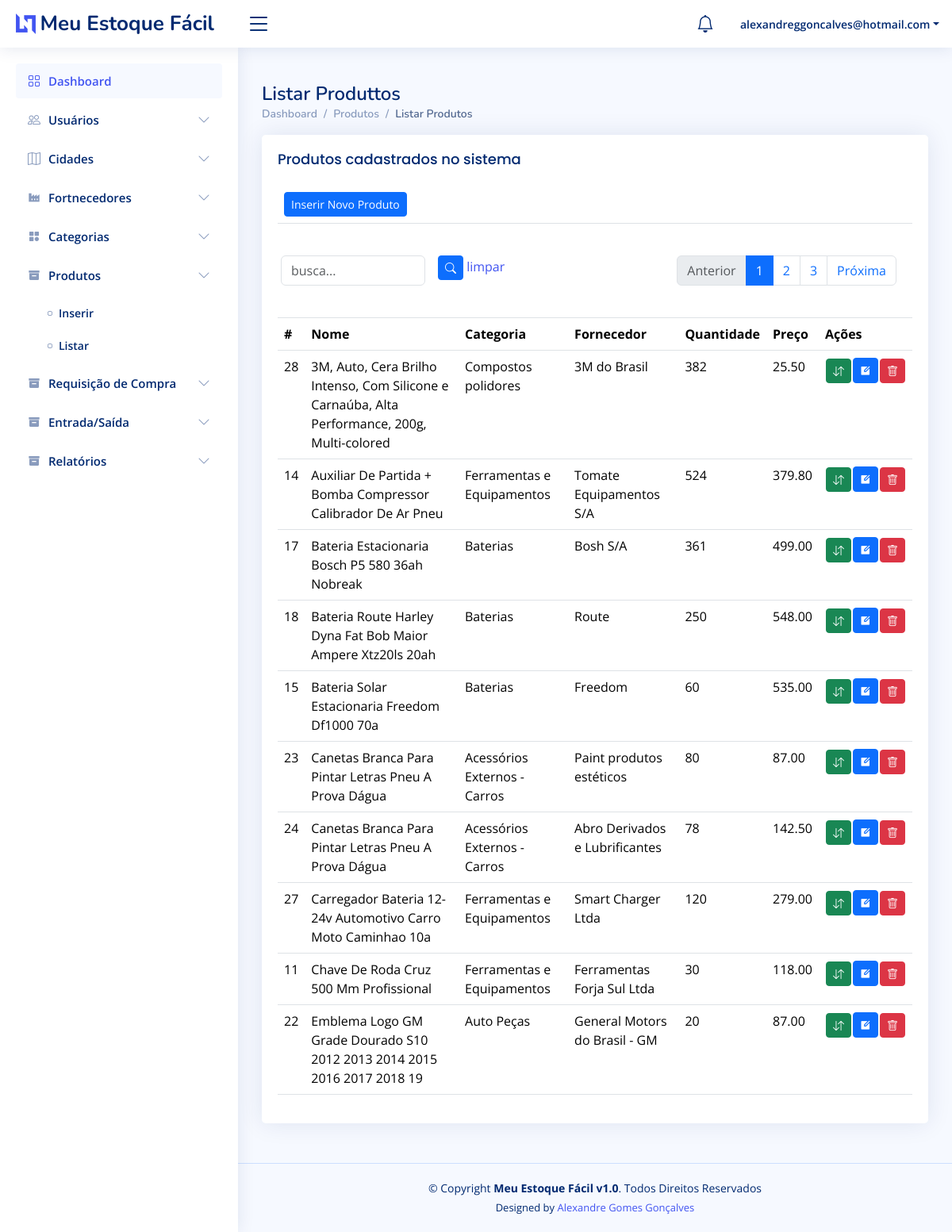
/produto/listarProdutos/ (signed in), run on an earlier commit of the app's database.
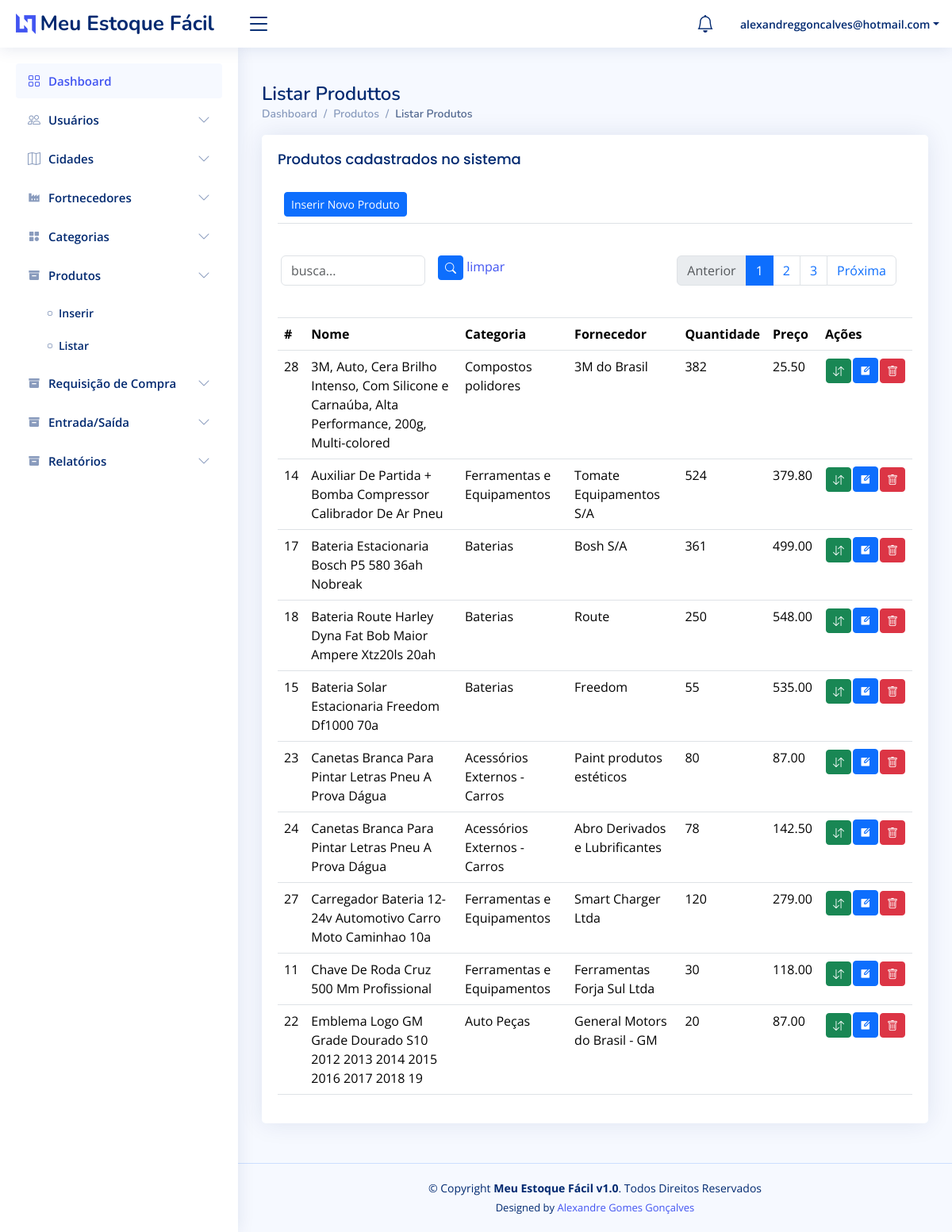
And on a later commit of the database.
### produto/models.py (models this page shows, shortened)
class Produto(models.Model):
    idProduto       = models.AutoField(primary_key=True)
    idCategoria     = models.ForeignKey(Categoria, blank=False, null=False, on_delete=models.CASCADE)
    idFornecedor    = models.ForeignKey(Fornecedor, blank=False, null=False, on_delete=models.CASCADE)
    nomeProduto     = models.CharField(max_length=255, blank=False, null=False)
    quantidade      = models.IntegerField(default=0, blank=True, null=True)
    preco           = models.DecimalField(default=0, max_digits=10, decimal_places=2)
    dataValidade    = models.DateField(db_default=date.today(),blank=True, null=True)
    descricao       = models.TextField(blank=True, null=True)
    codigoDeBarras  = models.CharField(max_length=255, blank=True, null=True)
    dataEntrada     = models.DateField(auto_now_add=True)
    created_at      = models.DateTimeField(auto_now_add=True)
    updated_at      = models.DateTimeField(auto_now=True)
    class Meta:
        ordering = ['-nomeProduto']

### categoria/models.py (models this page shows, shortened)
class Categoria(models.Model):
    idCategoria     = models.AutoField(primary_key=True)
    nomeCategoria   = models.CharField(max_length=255)
    created_at      = models.DateTimeField(auto_now_add=True)
    updated_at      = models.DateTimeField(auto_now=True)
    class Meta:
        ordering = ['-nomeCategoria']
    def __str__(self):
        return self.nomeCategoria

### fornecedor/models.py (models this page shows, shortened)
class Fornecedor(models.Model):
    idFornecedor    = models.AutoField(primary_key=True)
    nomeFornecedor  = models.CharField(max_length=255)
    idCidade        = models.ForeignKey(Cidade, blank=True, null=True, on_delete=models.CASCADE)
    created_at      = models.DateTimeField(auto_now_add=True)
    updated_at      = models.DateTimeField(auto_now=True)
    class Meta:
        ordering = ['-nomeFornecedor']
    def __str__(self):
        return self.nomeFornecedor

### produto/views.py (the view)
# urls.py: path('listarProdutos/', views.listarProdutos, name='listarProdutos'),
@login_required(login_url='/sistema/login/')
def listarProdutos(request):
    if request.method == 'POST':
        Produto.objects.filter(idProduto=request.POST.get('idProduto')).delete()
        return redirect('listarProdutos')
    busca = request.GET.get('busca')
    if busca:
        produtos = Produto.objects.filter(nomeProduto__icontains=busca).order_by('nomeProduto')
    else:
        produtos = Produto.objects.all().order_by('nomeProduto')
    produto_paginator = Paginator(produtos, 10)
    page_num = request.GET.get('page')
    page = produto_paginator.get_page(page_num)
    return render(request, 'listarProdutos.html', {'page': page})

### produto/templates/listarProdutos.html (shortened to what the changed rows need)
{% extends 'base.html' %}
{% load static %}
{% block content %}
    <main id="main" class="main">
        <div class="pagetitle">
            <h1>Listar Produttos</h1>
        </div>
        <section class="section">
            <div class="row">
                <div class="col-lg-12">
                    <div class="card">
                        <div class="card-body">
                            <table class="table table-hover">
                                <thead>
                                    <tr>
                                        <td colspan="7">
                                            <a href="/produto/inserirProduto">
                                            </a>
                                        </td>
                                    </tr>
                                    <tr>
                                        <td colspan="7">
                                            <div class="row mb-3">
                                                </div>
                                            </div>
                                    <tr>
                                        <th scope="col">#</th>
                                        <th scope="col">Nome</th>
                                        <th scope="col">Categoria</th>
                                        <th scope="col">Fornecedor</th>
                                        <th scope="col">Quantidade</th>
                                        <th scope="col">Preço</th>
                                        <th>Ações</th>
                                    </tr>
                                <tbody>
                                    {% for produto in page.object_list %}
                                    <tr>
                                        <td scope="col">{{produto.idProduto}}</td>
                                        <td scope="col">{{produto.nomeProduto}}</td>
                                        <td scope="col">{{produto.idCategoria}}</td>
                                        <td scope="col">{{produto.idFornecedor}}</td>
                                        <td scope="col">{{produto.quantidade}}</td>
                                        <td scope="col">{{produto.preco}}</td>
                                        <td>
                                            <table>
                                                <tr>
                                                    <td>
                                                        <a href="#">
                                                            <button class="btn btn-sm btn-success" alt="editar"><i class="bi bi-arrow-down-up" data-bs-toggle="tooltip" data-bs-placement="bottom" title="Registrar Entrada/Saída" onClick="entradaSaida('{{produto.codigoDeBarras}}')"></i></button>
                                                        </a>
                                                    </td>
                                                    <td>
                                                        <a href="/produto/editarProduto/{{produto.idProduto}}?id={{produto.idProduto}}">
                                                            <button class="btn btn-sm btn-primary" alt="editar"><i class="ri-edit-box-fill" data-bs-toggle="tooltip"></i></button>
                                                        </a>
                                                    </td>
                                                    <td>
                                                        <form action="" method="post">
                                                            <button type="button" class="btn btn-danger btn-sm" data-bs-toggle="modal" data-bs-target="#delete{{produto.idProduto}}"><i class="bi bi-trash"></i></button>
                                                        </form>
                                                    </td>
                                                </tr>
                                            </table>
                                        </td>
                                    </tr>
                                    {% endfor %}
                                </tbody>
                        </div>
                    </div>
                </div>
        </section>
    </main>
{% endblock %}

What changed in the data, as far as the page shows it:
changed Produto "Bateria Solar Estacionaria Freedom Df1000 70a": quantidade "60" → "55"
